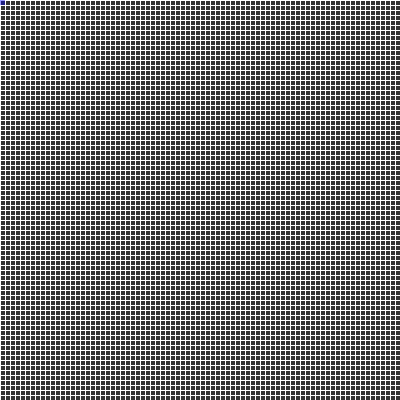
Frame 1 (no input)
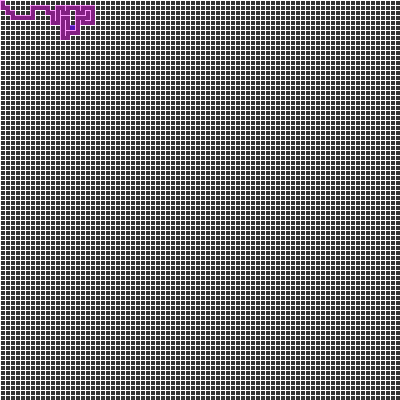
Frame 60 (the mouse pressed at the canvas centre just before this capture)
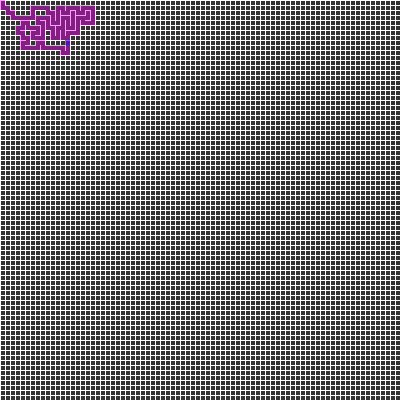
Frame 120 (the mouse held since frame 60 and released just before this capture)

The Processing sketch that drew these frames (run headless with seeded random() and noise(); from frame 60 on, the mouse is pressed at the canvas centre):

// Processing sketch: Maze_Generator
// ── Maze_Generator.pde
// Uses Depth First Search
import java.util.Stack;

int rows; 
int cols;

int cell_size = 5;

ArrayList<Cell> cells;
Cell current;
Stack<Cell> stack;

void setup() {
  size(400, 400);
  rows = width / cell_size;
  cols = height / cell_size;
  cells = new ArrayList<Cell>();
  stack = new Stack<Cell>();

  for (int j = 0; j < rows; ++j) {
    for (int i = 0; i < cols; ++i) {
      cells.add(new Cell(i, j));
    }
  }

  current = cells.get(0);
}

void draw() {
  background(51);

  for (Cell c : cells) {
    c.draw();
  }

  current.visited = true;
  current.highlight();
  Cell next = current.checkNeighbours();
  if (next != null) {
    next.visited = true;
    stack.push(current);
    removeWalls(current, next);    
    current = next;
  } else if (stack.size() > 0) {
     current = stack.pop();
  }
}

class Cell {
  public int i;
  public int j;
  public boolean[] walls;
  public boolean visited;

  public Cell(int _i, int _j) {
    i = _i;
    j = _j;
    visited = false;
    walls = new boolean[]{true, true, true, true};
  }

  public void draw() {
    stroke(255);
    noFill();
    int x = i * cell_size;
    int y = j * cell_size;
    if (walls[0]) line(x, y, x + cell_size, y);
    if (walls[1]) line(x + cell_size, y, x + cell_size, y + cell_size);
    if (walls[2]) line(x + cell_size, y + cell_size, x, y + cell_size);
    if (walls[3]) line(x, y + cell_size, x, y);

    if (visited) {
      fill(255, 0, 255, 100);
      noStroke();
      rect(x, y, cell_size, cell_size);
    }
  }

  public Cell checkNeighbours() {
    ArrayList<Cell> n = new ArrayList<Cell>();
    if (j > 1) { 
      Cell top = cells.get(i + (j - 1) * cols);
      if (!top.visited) { 
        n.add(top);
      };
    }

    if (i < cols - 1) { 
      Cell right = cells.get((i + 1) + j * cols);
      if (!right.visited) { 
        n.add(right);
      };
    }

    if (j < rows - 1) {
      Cell bottom = cells.get(i + (j + 1) * cols);
      if (!bottom.visited) { 
        n.add(bottom);
      };
    }

    if (i > 1) { 
      Cell left = cells.get((i - 1) + j * cols);
      if (!left.visited) { 
        n.add(left);
      };
    }

    if (n.size() > 0) {
      int random = (int)random(0, n.size());
      return n.get(random);
    } else {
      return null;
    }
  }

  public void highlight() {
    int x = i * cell_size;
    int y = j * cell_size;
    fill(0, 0, 255, 100);
    noStroke();
    rect(x, y, cell_size, cell_size);
  }
}

public void removeWalls(Cell a, Cell b) {
  int x = a.i - b.i;
  if (x == 1) {
    a.walls[3] = false;
    b.walls[1] = false;
  } else if (x == -1) {
    a.walls[1] = false;
    b.walls[3] = false;
  }

  int y= a.j - b.j;
  if (y == 1) {
    a.walls[0] = false;
    b.walls[2] = false;
  } else if (y == -1) {
    a.walls[2] = false;
    b.walls[0] = false;
  }
}
